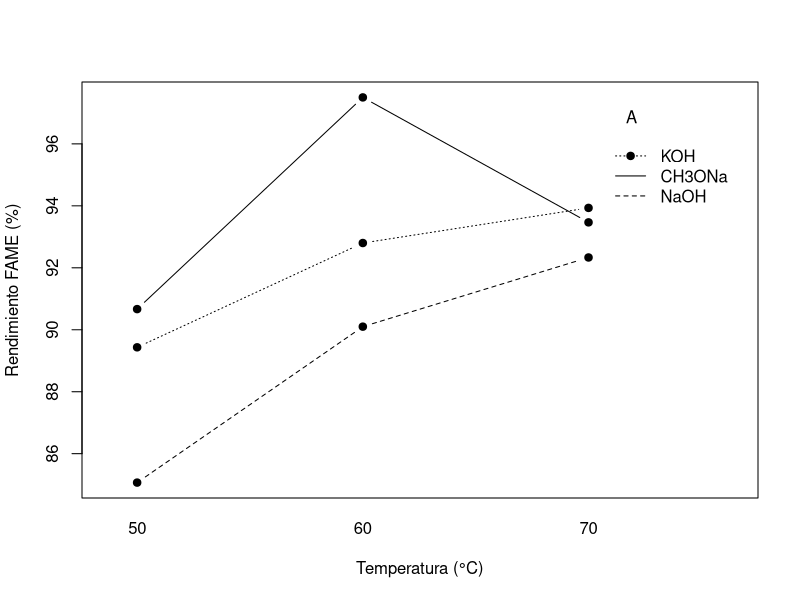
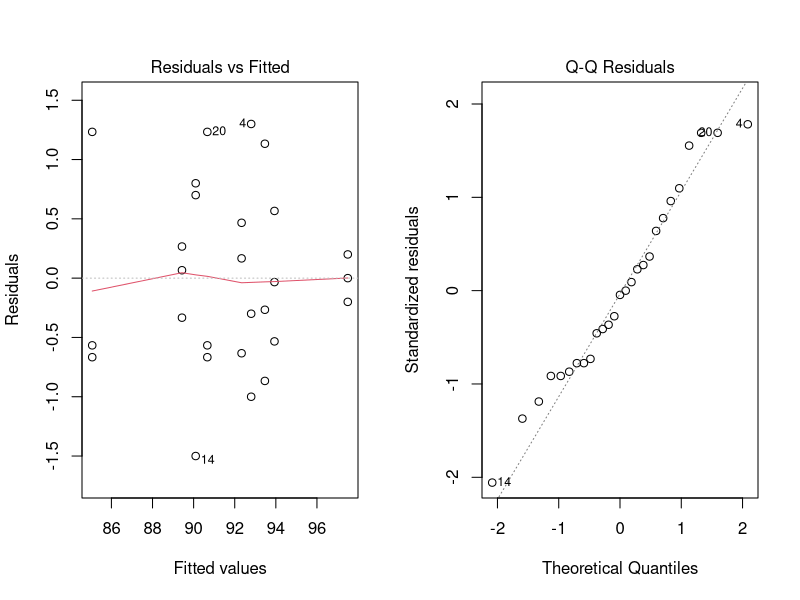

These charts were generated, in order, by the following R code:
# Verificación en R del ANOVA de dos vías (mismos datos que el video)
# Paquetes: car, emmeans (install.packages(c("car", "emmeans")))
datos <- read.csv("datos_biodiesel.csv")
datos$A <- factor(datos$catalizador, levels = c("KOH", "NaOH", "CH3ONa"))
datos$B <- factor(datos$temperatura, levels = c(50, 60, 70))

# Contrastes de suma cero: requisito para SC tipo III (Langsrud, 2003)
options(contrasts = c("contr.sum", "contr.poly"))
modelo <- lm(rendimiento ~ A * B, data = datos)

summary(aov(rendimiento ~ A * B, data = datos))   # SC tipo I (secuencial)
car::Anova(modelo, type = 2)                      # SC tipo II
car::Anova(modelo, type = 3)                      # SC tipo III

# Gráfico de interacción
with(datos, interaction.plot(B, A, rendimiento, type = "b", pch = 19,
                             xlab = "Temperatura (°C)", ylab = "Rendimiento FAME (%)"))

# Supuestos sobre residuales del modelo completo
shapiro.test(residuals(modelo))
car::leveneTest(rendimiento ~ A * B, data = datos, center = median)  # Brown–Forsythe
par(mfrow = c(1, 2)); plot(modelo, which = 1:2); par(mfrow = c(1, 1))

# Efectos simples de A en cada nivel de B con MS_E agrupado + Tukey
library(emmeans)
emm <- emmeans(modelo, ~ A | B)
joint_tests(modelo, by = "B")
pairs(emm, adjust = "tukey")
